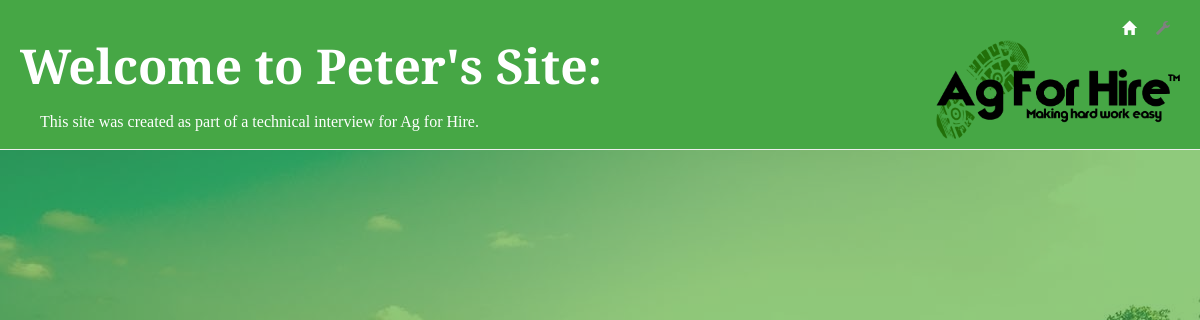
The page /drafts/ on the database as committed earlier.
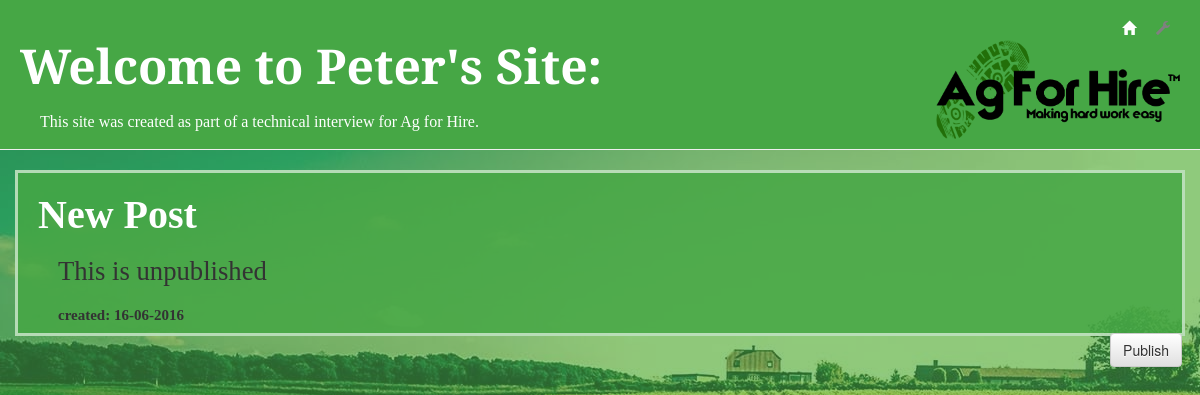
The same page on the database as committed later.
### blog/models.py (models this page shows, shortened)
class Post(models.Model):
    author = models.ForeignKey('auth.User')
    title = models.CharField(max_length=200)
    text = models.TextField()
    created_date = models.DateTimeField(
            default=timezone.now)
    published_date = models.DateTimeField(
            blank=True, null=True)

### blog/views.py (the view)
# urls.py: url(r'^drafts/$', views.post_draft_list, name='post_draft_list'),
def post_draft_list(request):
    posts = Post.objects.filter(published_date__isnull=True).order_by('created_date')
    return render(request, 'blog/post_draft_list.html', {'posts': posts})

### blog/templates/blog/post_draft_list.html (shortened to what this page needs)
{% extends 'blog/base.html' %}
{% block content %}
    {% for post in posts %}
        <div class="post">
            <h1>{{ post.title }}
            </h1>
            <h2>{{ post.text|linebreaks }}</h2>
            <h3>created: {{ post.created_date|date:'d-m-Y' }}
            </h3>
            {% if not post.published_date %}
                <a class="btn btn-default pull-right" href="{% url 'blog.views.post_publish' pk=post.pk %}">Publish
                </a>
            {% endif %}
        </div>
    {% endfor %}
{% endblock %}

Rows that differ between the two databases and show on the page:
added Post: title "New Post", text "This is unpublished", created_date "16-06-2016", shows "Publish"
